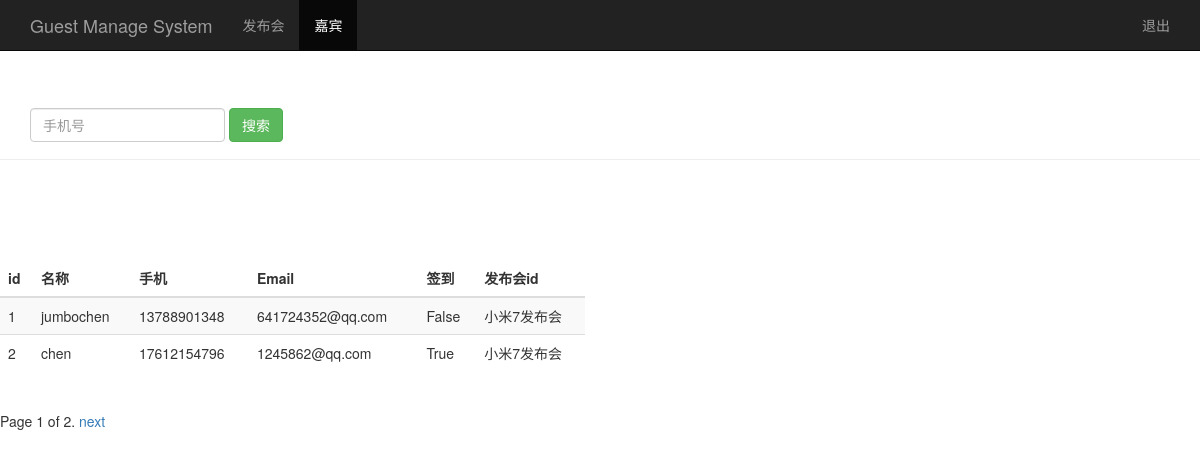
/guest_manage/, run on the app's committed database.
### sign/models.py (models this page shows, shortened)
class Guest(models.Model):
    event = models.ForeignKey(Event)   #关联发布会ID
    realname = models.CharField(max_length=60)  #姓名
    phone = models.CharField(max_length=16)     #手机号
    email = models.EmailField()     #邮箱
    sign = models.BooleanField()        #签到状态
    create_time = models.DateTimeField(auto_now=True)   #创建时间（自动获取当前时间）
    class Meta:
        unique_together = ('event', 'phone')

class Event(models.Model):
    name = models.CharField(max_length=100)             #发布会标题
    limit = models.IntegerField()                       #参加人数
    status = models.BooleanField()                      #状态
    address = models.CharField(max_length=200)          #地址
    start_time = models.DateTimeField('event_time')     #发布会时间
    create_time = models.DateTimeField(auto_now=True)   #创建时间
    def __str__(self):
        return self.name

### sign/views.py (the view)
# urls.py: url(r'^guest_manage/$', views.guest_manage),
def guest_manage(request):
    guest_list = Guest.objects.all()
    username = request.session.get('username', '')
    paginator = Paginator(guest_list, 2)
    page = request.GET.get('page')
    try:
        contacts = paginator.page(page)
    except PageNotAnInteger:
        contacts = paginator.page(1)
    except EmptyPage:
        contacts = paginator.page(paginator.num_pages)
    return render(request, "guest_manage.html", {"user": username, "guests": contacts})

### sign/templates/guest_manage.html (shortened to what this page needs)
<!DOCTYPE html>
<html lang="zh-CN">
<head>
    {% load bootstrap3 %}
    {% bootstrap_css %}
</head>
<body role="document">
    <nav class="navbar navbar-inverse navbar-fixed-top">
        <div class="container">
            <div class="navbar-header">
                <a class="navbar-brand" href="/guest_manage/">Guest Manage System</a>
            </div>
            <div id="navbar" class="collapse navbar-collapse">
                <ul class="nav navbar-nav">
                    <li><a href="/event_manage/">发布会</a></li>
                    <li class="active"><a href="#about">嘉宾</a></li>
                </ul>
                <ul class="nav navbar-nav navbar-right">
                    <li><a href="#">{{user}}</a></li>
                    <li><a href="/logout/">退出</a></li>
                </ul>
            </div>
        </div>
    </nav>
    <div class="page-header" style="padding-top: 60px;">
        <div id="navbar" class="navbar-collapse collapse">
            <form class="navbar-form" method="get" action="/search_phone/">
                <div class="form-group">
                    <input name="phone" type="text" placeholder="手机号" class="form-control">
                </div>
                    <button type="submit" class="btn btn-success">搜索</button>
            </form>
        </div>
    </div>
    <div class="row" style="padding-top: 80px;">
        <div class="col-md-6">
            <table class="table table-striped">
                <thead>
                    <tr>
                        <th>id</th>
                        <th>名称</th>
                        <th>手机</th>
                        <th>Email</th>
                        <th>签到</th>
                        <th>发布会id</th>
                    </tr>
                </thead>
                <tbody>
                    {% for guest in guests %}
                        <tr>
                            <td>{{ guest.id }}</td>
                            <td>{{ guest.realname }}</td>
                            <td>{{ guest.phone }}</td>
                            <td>{{ guest.email }}</td>
                            <td>{{ guest.sign }}</td>
                            <td>{{ guest.event }}</td>
                        </tr>
                    {% endfor %}
                </tbody>
            </table>
        </div>
    </div>
    <div class="pagination">
        <span class="step-links">
                <span class="current">
                    Page {{ guests.number }} of {{ guests.paginator.num_pages }}.
                </span>
            {% if guests.has_next %}
                {% if phone %}
                    <a href="?phone={{ phone }}&page={{ guests.next_page_number }}">next</a>
                {% else %}
                    <a href="?page={{ guests.next_page_number }}">next</a>
                {% endif %}
            {% endif %}
        </span>
    </div>

### data on the page
Guest: id "1", realname "jumbochen", phone "13788901348", email "641724352@qq.com", sign "False", event "小米7发布会"
Guest: id "2", realname "chen", phone "17612154796", email "1245862@qq.com", sign "True", event "小米7发布会"

### other printed values
{{ guests.number }} "1"
{{ guests.paginator.num_pages }} "2"
